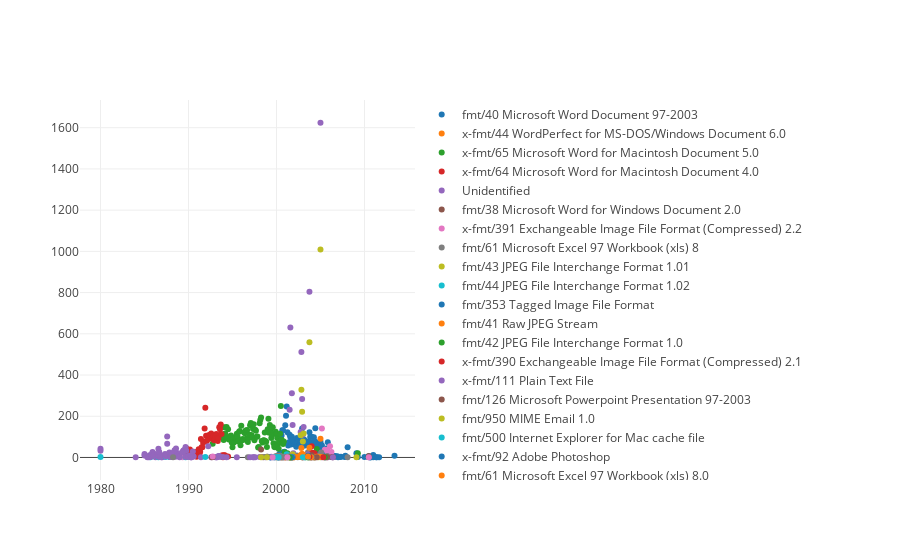

This figure's notebook cell:
### Code cell
data = []
f = 'FORMAT_STRING'
for puid in files[f].unique():
    filtered = unique_files[unique_files[f] == puid]
    filtered = filtered['LAST_MODIFIED'].dt.strftime('%Y-%m').value_counts().sort_index()
    filtered = filtered.reset_index()
    filtered = filtered[filtered['index'] < '2014-01']
    data.append(go.Scatter(x=filtered['index'], y=filtered['LAST_MODIFIED'], name=puid, mode='markers'))
layout = go.Layout(
    legend={'orientation': 'v'})
fig = go.Figure(data=data, layout=layout)
iplot(fig, filename='pandas-time-series')

### Figure 1 — Plotly figure (JSON) as saved in the notebook; plotly's stock layout.template omitted (floating-point values rounded to 4 significant figures)
{"data": [{"mode": "markers", "name": "fmt/40 Microsoft Word Document 97-2003", "type": "scatter", "uid": "602fd92c-16a5-4d8a-ab30-2f6f6d59781e", "x": ["1999-04", "1999-05", "1999-11", "2000-03", "2000-04", "2000-05", "2000-06", "2000-07", "2000-08", "2000-09", "2000-10", "2000-11", "2000-12", "2001-01", "2001-02", "2001-03", "2001-04", "2001-05", "2001-06", "2001-07", "2001-08", "2001-09", "2001-10", "2001-11", "2001-12", "2002-01", "2002-02", "2002-03", "2002-04", "2002-05", "2002-06", "2002-07", "2002-08", "2002-09", "2002-10", "2002-11", "2002-12", "2003-01", "2003-02", "2003-03", "2003-04", "2003-05", "2003-06", "2003-07", "2003-08", "2003-09", "2003-10", "2003-11", "2003-12", "2004-01", "2004-02", "2004-03", "2004-04", "2004-05", "2004-06", "2004-07", "2004-08", "2004-09", "2004-10", "2004-11", "2004-12", "2005-01", "2005-02", "2005-03", "2005-04", "2005-05", "2005-06", "2005-07", "2005-08", "2005-09", "2005-10", "2005-11", "2005-12", "2006-01", "2006-02", "2006-03", "2006-04", "2006-05", "2006-06", "2006-07", "2006-08", "2006-09", "2006-12", "2007-01", "2007-04", "2007-05", "2007-10", "2007-11", "2007-12", "2008-02", "2009-02", "2009-03", "2009-04", "2010-01", "2010-07", "2010-08", "2010-09", "2010-10", "2010-11", "2010-12", "2011-01"], "y": [1, 1, 1, 4, 12, 7, 23, 22, 107, 132, 132, 26, 28, 156, 202, 247, 122, 58, 74, 110, 98, 63, 101, 82, 70, 78, 63, 71, 52, 95, 70, 88, 61, 65, 79, 78, 140, 57, 60, 86, 58, 75, 70, 73, 77, 75, 122, 99, 72, 100, 65, 69, 98, 80, 142, 60, 72, 45, 33, 72, 45, 76, 42, 59, 30, 37, 38, 16, 16, 27, 45, 74, 12, 3, 4, 3, 4, 4, 3, 7, 2, 7, 6, 1, 2, 3, 2, 8, 3, 50, 20, 8, 2, 2, 6, 1, 1, 1, 3, 2, 12]}, {"mode": "markers", "name": "x-fmt/44 WordPerfect for MS-DOS/Windows Document 6.0", "type": "scatter", "uid": "f765255c-3e5e-41cc-b3a7-2b848d721037", "x": ["2000-12"], "y": [1]}, {"mode": "markers", "name": "x-fmt/65 Microsoft Word for Macintosh Document 5.0", "type": "scatter", "uid": "1b13382a-b1aa-4a58-a196-dc3a17cc045a", "x": ["1992-10", "1993-10", "1993-11", "1993-12", "1994-01", "1994-02", "1994-03", "1994-04", "1994-05", "1994-06", "1994-07", "1994-08", "1994-09", "1994-10", "1994-11", "1994-12", "1995-01", "1995-02", "1995-03", "1995-04", "1995-05", "1995-06", "1995-07", "1995-08", "1995-09", "1995-10", "1995-11", "1995-12", "1996-01", "1996-02", "1996-03", "1996-04", "1996-05", "1996-06", "1996-07", "1996-08", "1996-09", "1996-10", "1996-11", "1996-12", "1997-01", "1997-02", "1997-03", "1997-04", "1997-05", "1997-06", "1997-07", "1997-08", "1997-09", "1997-10", "1997-11", "1997-12", "1998-01", "1998-02", "1998-03", "1998-04", "1998-05", "1998-06", "1998-07", "1998-08", "1998-09", "1998-10", "1998-11", "1998-12", "1999-01", "1999-02", "1999-03", "1999-04", "1999-05", "1999-06", "1999-07", "1999-08", "1999-09", "1999-10", "1999-11", "1999-12", "2000-01", "2000-02", "2000-03", "2000-04", "2000-05", "2000-06", "2000-07", "2000-08", "2000-09", "2000-10", "2000-11", "2000-12", "2001-01", "2001-02", "2001-03", "2001-04", "2001-05", "2001-06", "2001-08", "2001-09", "2001-11", "2001-12", "2002-10", "2003-05", "2004-05", "2004-08", "2005-10", "2009-04"], "y": [67, 5, 97, 100, 85, 147, 116, 98, 148, 94, 137, 87, 91, 103, 106, 73, 50, 89, 72, 96, 97, 99, 115, 100, 77, 125, 128, 59, 154, 84, 89, 86, 121, 117, 131, 91, 133, 75, 95, 110, 156, 167, 109, 97, 138, 161, 84, 135, 130, 100, 102, 48, 51, 166, 182, 194, 80, 73, 82, 83, 121, 80, 76, 51, 137, 188, 120, 158, 123, 95, 109, 147, 69, 52, 50, 125, 112, 94, 67, 42, 77, 115, 250, 86, 70, 65, 77, 25, 4, 14, 8, 20, 11, 2, 3, 3, 2, 4, 2, 1, 1, 41, 37, 21]}, {"mode": "markers", "name": "x-fmt/64 Microsoft Word for Macintosh Document 4.0", "type": "scatter", "uid": "797e4061-0476-4349-bb99-4ad5eaf14aa9", "x": ["1989-10", "1989-11", "1989-12", "1990-01", "1990-02", "1990-03", "1990-04", "1990-05", "1990-06", "1990-07", "1990-08", "1990-09", "1990-10", "1990-11", "1990-12", "1991-01", "1991-02", "1991-03", "1991-04", "1991-05", "1991-06", "1991-07", "1991-08", "1991-09", "1991-10", "1991-11", "1991-12", "1992-01", "1992-02", "1992-03", "1992-04", "1992-05", "1992-06", "1992-07", "1992-08", "1992-09", "1992-10", "1992-11", "1992-12", "1993-01", "1993-02", "1993-03", "1993-04", "1993-05", "1993-06", "1993-07", "1993-08", "1993-09", "1993-10", "1993-11", "1993-12", "1994-01", "1994-02", "1994-03", "1994-07", "2000-04", "2005-10"], "y": [45, 23, 23, 22, 19, 38, 23, 18, 25, 19, 20, 27, 24, 17, 4, 16, 12, 40, 17, 28, 90, 49, 49, 71, 78, 140, 241, 105, 80, 104, 90, 109, 106, 97, 116, 91, 96, 102, 84, 89, 105, 114, 93, 80, 94, 147, 137, 160, 114, 11, 1, 9, 11, 9, 5, 1, 1]}, {"mode": "markers", "name": "Unidentified", "type": "scatter", "uid": "adc0292b-4d64-4b7c-bd6c-1691a30941fa", "x": ["1980-01", "1984-01", "1985-01", "1985-05", "1985-06", "1985-07", "1985-08", "1985-09", "1985-10", "1985-11", "1985-12", "1986-01", "1986-04", "1986-06", "1986-08", "1986-09", "1986-10", "1986-11", "1986-12", "1987-01", "1987-02", "1987-03", "1987-04", "1987-05", "1987-06", "1987-07", "1987-08", "1987-09", "1987-11", "1987-12", "1988-01", "1988-02", "1988-03", "1988-04", "1988-05", "1988-06", "1988-07", "1988-08", "1988-09", "1988-10", "1988-11", "1988-12", "1989-01", "1989-02", "1989-03", "1989-04", "1989-05", "1989-06", "1989-07", "1989-08", "1989-09", "1989-10", "1989-11", "1989-12", "1990-01", "1990-02", "1990-03", "1990-04", "1990-05", "1990-07", "1990-08", "1991-06", "1992-04", "1992-08", "1993-02", "1993-03", "1993-04", "1993-05", "1993-06", "1993-07", "1993-08", "1993-12", "1994-05", "1995-07", "1997-05", "1997-06", "1997-08", "1998-02", "1998-04", "1998-10", "1999-05", "1999-06", "1999-07", "1999-10", "1999-11", "2000-02", "2000-03", "2000-04", "2000-06", "2000-08", "2000-10", "2000-11", "2001-01", "2001-02", "2001-03", "2001-06", "2001-07", "2001-08", "2001-09", "2001-10", "2001-11", "2001-12", "2002-01", "2002-10", "2002-11", "2002-12", "2003-01", "2003-02", "2003-03", "2003-08", "2003-10", "2004-01", "2004-04", "2004-06", "2005-01", "2005-07", "2005-10", "2005-11", "2006-05"], "y": [42, 1, 17, 1, 2, 1, 11, 5, 12, 12, 27, 21, 1, 11, 42, 24, 6, 6, 1, 1, 4, 8, 10, 4, 5, 8, 102, 14, 15, 6, 9, 14, 7, 14, 24, 30, 4, 27, 6, 15, 11, 5, 13, 6, 9, 24, 27, 34, 30, 38, 51, 32, 3, 4, 7, 8, 3, 2, 1, 29, 5, 1, 54, 1, 1, 1, 1, 2, 7, 7, 4, 2, 1, 1, 1, 1, 1, 2, 2, 1, 1, 3, 1, 3, 1, 1, 1, 1, 2, 1, 1, 1, 2, 1, 3, 1, 232, 631, 12, 311, 157, 20, 2, 124, 512, 284, 110, 148, 7, 3, 804, 2, 1, 2, 1624, 1, 6, 1, 1]}, {"mode": "markers", "name": "fmt/38 Microsoft Word for Windows Document 2.0", "type": "scatter", "uid": "9454b2cf-c76b-418e-8cb9-770d7b54c380", "x": ["1998-04", "1998-07", "1998-12", "1999-01"], "y": [38, 1, 3, 2]}, {"mode": "markers", "name": "x-fmt/391 Exchangeable Image File Format (Compressed) 2.2", "type": "scatter", "uid": "8aee0377-88de-4b59-aa15-9d818519179b", "x": ["2003-11", "2004-05", "2005-03", "2005-07", "2005-10", "2005-11", "2006-02", "2006-03", "2006-04"], "y": [28, 11, 140, 37, 37, 18, 54, 7, 26]}, {"mode": "markers", "name": "fmt/61 Microsoft Excel 97 Workbook (xls) 8", "type": "scatter", "uid": "0f0a5b9b-0e62-47e5-b3ba-97767a237ff5", "x": ["1999-11", "1999-12", "2000-01", "2000-02", "2000-03", "2000-04", "2000-05", "2000-06", "2000-07", "2000-08", "2000-09", "2000-10", "2000-11", "2000-12", "2001-01", "2001-02", "2001-03", "2001-04", "2001-05", "2001-07", "2001-08", "2001-11", "2001-12", "2002-01", "2002-02", "2002-04", "2002-05", "2002-06", "2002-08", "2002-11", "2002-12", "2003-01", "2003-02", "2003-03", "2003-05", "2003-08", "2003-09", "2003-10", "2003-11", "2003-12", "2004-01", "2004-02", "2004-03", "2004-04", "2004-05", "2004-06", "2004-08", "2004-10", "2004-11", "2005-02", "2005-07", "2005-08", "2005-09", "2005-10", "2005-11"], "y": [3, 5, 2, 8, 4, 1, 6, 8, 2, 1, 1, 2, 4, 2, 1, 2, 4, 1, 2, 1, 2, 5, 3, 1, 4, 2, 9, 1, 6, 11, 1, 2, 10, 3, 7, 25, 5, 4, 11, 6, 2, 15, 4, 1, 11, 1, 3, 2, 5, 24, 1, 1, 1, 7, 4]}, {"mode": "markers", "name": "fmt/43 JPEG File Interchange Format 1.01", "type": "scatter", "uid": "ec7ef39d-4fb2-4dfe-96ca-ef996e017508", "x": ["2003-01", "2003-11", "2004-03", "2004-04", "2004-05", "2004-10", "2005-01"], "y": [5, 2, 5, 4, 1, 1, 1]}, {"mode": "markers", "name": "fmt/44 JPEG File Interchange Format 1.02", "type": "scatter", "uid": "b703ea8c-ad44-4c67-9c1d-cdc178eac9ef", "x": ["2003-01", "2003-02", "2003-08", "2003-09", "2003-11", "2004-01", "2004-04"], "y": [3, 5, 6, 3, 3, 1, 7]}, {"mode": "markers", "name": "fmt/353 Tagged Image File Format", "type": "scatter", "uid": "a6a7984b-d9b0-43c0-92d5-78ede87f0fc7", "x": ["2003-03"], "y": [1]}, {"mode": "markers", "name": "fmt/41 Raw JPEG Stream", "type": "scatter", "uid": "4a7ebbaf-450f-4fb7-8e97-5ba3cd9495de", "x": ["2002-12", "2003-11"], "y": [1, 1]}, {"mode": "markers", "name": "fmt/42 JPEG File Interchange Format 1.0", "type": "scatter", "uid": "1e49eea7-b831-43a7-a1e8-756fdd804ac1", "x": ["2003-10"], "y": [1]}, {"mode": "markers", "name": "x-fmt/390 Exchangeable Image File Format (Compressed) 2.1", "type": "scatter", "uid": "bedc38ca-89db-4fc7-851e-d515fc42a2c8", "x": ["2001-08", "2003-01", "2003-09", "2003-10", "2003-12", "2004-01", "2004-02", "2004-05", "2004-06"], "y": [2, 1, 1, 8, 1, 54, 23, 21, 1]}, {"mode": "markers", "name": "x-fmt/111 Plain Text File", "type": "scatter", "uid": "107774c2-dfb2-45db-993b-786185a66b74", "x": ["2005-03"], "y": [1]}, {"mode": "markers", "name": "fmt/126 Microsoft Powerpoint Presentation 97-2003", "type": "scatter", "uid": "e6f757e2-cbdb-47aa-8092-304cc71cc6f8", "x": ["2003-10", "2003-11", "2004-04", "2004-06", "2005-10", "2006-05", "2006-06"], "y": [6, 2, 3, 2, 2, 2, 1]}, {"mode": "markers", "name": "fmt/341 Macintosh PICT Image 2.0", "type": "scatter", "uid": "59090c21-8e30-4a8a-b657-3cbe90ea2da1", "x": [], "y": []}, {"mode": "markers", "name": "fmt/42 JPEG File Interchange Format 1.00", "type": "scatter", "uid": "28618927-72a2-4242-8df3-83a5026f4ac5", "x": [], "y": []}, {"mode": "markers", "name": "fmt/950 MIME Email 1.0", "type": "scatter", "uid": "fdce023d-cb78-4755-af8c-ffb83235f22a", "x": ["2000-01", "2001-02", "2001-03", "2001-04", "2001-06", "2001-08", "2001-09", "2001-11", "2001-12", "2002-10", "2002-11", "2002-12", "2003-01", "2003-02", "2003-05", "2003-08", "2003-10", "2003-11", "2005-01"], "y": [1, 1, 2, 5, 1, 1, 2, 16, 7, 108, 329, 222, 78, 116, 5, 1, 559, 5, 1009]}, {"mode": "markers", "name": "fmt/500 Internet Explorer for Mac cache file", "type": "scatter", "uid": "5e0f0adc-013c-4d2c-a4a8-9d61cf994bf9", "x": ["2001-03", "2003-04", "2003-08"], "y": [15, 1, 1]}, {"mode": "markers", "name": "x-fmt/92 Adobe Photoshop", "type": "scatter", "uid": "9fda5b1f-02de-40ce-9cf5-4a6944c10e51", "x": ["2003-01", "2003-10", "2004-01"], "y": [9, 10, 3]}, {"mode": "markers", "name": "fmt/61 Microsoft Excel 97 Workbook (xls) 8.0", "type": "scatter", "uid": "ef7ac7f2-52d2-4489-845d-dbc34bcce4fc", "x": ["1999-11", "2000-03", "2000-05", "2000-07", "2000-08", "2000-10", "2000-11", "2001-01", "2001-02", "2001-05", "2001-08", "2001-11", "2001-12", "2002-01", "2002-02", "2002-05", "2002-08", "2002-11", "2003-02", "2003-05", "2003-08", "2003-11", "2003-12", "2004-02", "2004-03", "2004-05", "2004-08", "2004-11", "2005-02"], "y": [3, 3, 3, 2, 1, 1, 2, 1, 2, 4, 2, 3, 1, 1, 2, 2, 3, 3, 2, 4, 3, 2, 2, 2, 1, 3, 3, 3, 2]}, {"mode": "markers", "name": "fmt/17 Acrobat PDF 1.3 - Portable Document Format 1.3", "type": "scatter", "uid": "05a7103d-1d33-4957-a406-8fea54db7d86", "x": ["2003-08", "2003-11", "2010-07"], "y": [1, 4, 2]}, {"mode": "markers", "name": "fmt/50 Rich Text Format 1.5-1.6", "type": "scatter", "uid": "2b1ed206-a243-4a4a-a1f0-34d123403d56", "x": ["2000-06", "2001-05", "2001-08", "2001-09", "2001-10", "2004-01"], "y": [1, 2, 1, 1, 1, 1]}, {"mode": "markers", "name": "x-fmt/1 Microsoft Word for Macintosh Document 3.0", "type": "scatter", "uid": "35ee931a-24e2-4f9c-9854-e055d8d8fc34", "x": ["1999-10", "2000-04"], "y": [1, 1]}, {"mode": "markers", "name": "fmt/879 Fortran", "type": "scatter", "uid": "24799afb-8212-486e-8790-fa345c9e64f4", "x": ["2001-07", "2001-08", "2001-10", "2001-11"], "y": [3, 4, 1, 1]}, {"mode": "markers", "name": "fmt/210 Statistica Report File", "type": "scatter", "uid": "949b5303-c7d7-48da-b790-a0e953d20aaf", "x": ["2001-08"], "y": [2]}, {"mode": "markers", "name": "x-fmt/229 Intergraph Raster Image", "type": "scatter", "uid": "3e58dae0-a12e-4270-9716-4e992b332cb9", "x": ["2001-07", "2001-08", "2001-10", "2001-11"], "y": [3, 4, 2, 3]}, {"mode": "markers", "name": "x-fmt/381 Dia Graphics Format", "type": "scatter", "uid": "08f26a31-cc41-4ed0-b2c8-512245ea6a35", "x": ["2001-08", "2001-10"], "y": [1, 1]}, {"mode": "markers", "name": "x-fmt/151 Micrografx Designer", "type": "scatter", "uid": "6be5ba52-a17b-4632-b534-16311e7871f8", "x": ["2001-08"], "y": [1]}, {"mode": "markers", "name": "x-fmt/257 Microsoft Publisher 2002", "type": "scatter", "uid": "59240dce-255e-4cd9-9421-be026cda13b4", "x": ["2001-08"], "y": [1]}, {"mode": "markers", "name": "x-fmt/256 Microsoft Publisher 2000", "type": "scatter", "uid": "6f6b45b3-13b0-49da-acf6-16a14a67fbfc", "x": [], "y": []}, {"mode": "markers", "name": "x-fmt/255 Microsoft Publisher 98", "type": "scatter", "uid": "cbb43c99-83a8-4f97-9bc0-5b94cc4053f8", "x": [], "y": []}, {"mode": "markers", "name": "x-fmt/254 Microsoft Publisher 97", "type": "scatter", "uid": "8da4aa5a-8224-40b9-981d-60d5d91be694", "x": [], "y": []}, {"mode": "markers", "name": "x-fmt/253 Microsoft Publisher 95", "type": "scatter", "uid": "721097bf-9240-43de-8e47-f1d16ee215b2", "x": [], "y": []}, {"mode": "markers", "name": "x-fmt/252 Microsoft Publisher 2.0", "type": "scatter", "uid": "2f31e080-c565-4046-afff-112e6dade449", "x": [], "y": []}, {"mode": "markers", "name": "x-fmt/89 Freelance File 1.0-2.1", "type": "scatter", "uid": "20474106-4605-4e35-b803-7fe9cecefa62", "x": ["1989-05", "2001-08"], "y": [1, 3]}, {"mode": "markers", "name": "x-fmt/425 Generic Library File", "type": "scatter", "uid": "ee3d5f88-e662-4a8e-bd80-5a3c357164b1", "x": ["2001-08"], "y": [1]}, {"mode": "markers", "name": "x-fmt/354 SAP Document", "type": "scatter", "uid": "5f2a6d87-4d5b-4e95-9bc0-83b44422411f", "x": ["2001-07", "2001-08", "2001-10"], "y": [1, 2, 1]}, {"mode": "markers", "name": "x-fmt/43 Wordperfect Secondary File 5.1/5.2", "type": "scatter", "uid": "cdc84572-2670-4f3a-8c48-e3e82a193987", "x": ["1980-01", "1985-08", "1985-09", "1985-10", "1986-08", "1987-06", "1987-11", "1987-12", "1988-01", "1989-09", "1991-12", "1999-05", "1999-09", "1999-10", "2000-02", "2000-03", "2000-05", "2000-06", "2000-08", "2000-10", "2000-11"], "y": [2, 3, 1, 5, 1, 4, 2, 2, 2, 1, 2, 1, 1, 2, 1, 1, 1, 1, 3, 1, 2]}, {"mode": "markers", "name": "x-fmt/42 Wordperfect Secondary File 5.0", "type": "scatter", "uid": "afef1284-9fa2-4039-9459-4398fc4bd47c", "x": [], "y": []}, {"mode": "markers", "name": "x-fmt/329 Interleaf Document", "type": "scatter", "uid": "c7dac5c0-bf7d-4d21-9bbd-c032e9fccf6c", "x": [], "y": []}, {"mode": "markers", "name": "x-fmt/273 Microsoft Word for MS-DOS Document 3.0", "type": "scatter", "uid": "03e436b0-7e33-4d9c-a498-bc5553a4f548", "x": [], "y": []}, {"mode": "markers", "name": "x-fmt/131 Stationery for Mac OS X", "type": "scatter", "uid": "b107db35-509e-47fb-882c-34ff20e1b75c", "x": [], "y": []}, {"mode": "markers", "name": "fmt/892 Compound WordPerfect for Windows Document 6 onwards", "type": "scatter", "uid": "be6b69f4-584c-4782-af5c-b510b5e43132", "x": ["1980-01", "1985-01", "1985-06", "1985-08", "1985-09", "1985-10", "1985-11", "1985-12", "1986-01", "1986-06", "1986-08", "1986-09", "1986-10", "1987-05", "1987-06", "1987-07", "1987-08", "1987-11", "1987-12", "1988-01", "1988-02", "1988-03", "1988-06", "1988-08", "1989-01", "1989-05", "1990-04", "1999-05", "2003-08"], "y": [32, 10, 2, 2, 2, 6, 9, 23, 10, 11, 4, 27, 3, 17, 6, 13, 66, 24, 2, 4, 13, 2, 35, 43, 1, 24, 1, 1, 14]}, {"mode": "markers", "name": "fmt/754 Microsoft Word Document (Password Protected) 97-2003", "type": "scatter", "uid": "610eee37-50bc-421a-aa0b-ec3f64050d2b", "x": [], "y": []}, {"mode": "markers", "name": "fmt/609 Microsoft Word (Generic) 6.0-2003", "type": "scatter", "uid": "3648ac83-6934-414d-9c20-5751568e3eab", "x": ["2001-01"], "y": [1]}, {"mode": "markers", "name": "fmt/39 Microsoft Word Document 6.0/95", "type": "scatter", "uid": "62d971f0-ecfa-4cfd-8051-ec43386ad809", "x": ["1996-10", "1998-10", "1998-12", "1999-01", "2000-07", "2000-10", "2001-03", "2001-04", "2001-06", "2001-10", "2008-02"], "y": [1, 2, 2, 3, 1, 2, 3, 1, 2, 1, 1]}, {"mode": "markers", "name": "fmt/45 Rich Text Format 1.0-1.4", "type": "scatter", "uid": "27b7dc2b-2910-47d1-bef8-616c7bb627c1", "x": ["1998-12", "2001-08"], "y": [1, 1]}, {"mode": "markers", "name": "fmt/212 Information or Setup File", "type": "scatter", "uid": "55785151-89a7-4c17-82d4-47e45188e73e", "x": ["2001-10"], "y": [1]}, {"mode": "markers", "name": "x-fmt/156 Ventura Publisher", "type": "scatter", "uid": "fe95d8cd-a19a-4c0c-b52a-03d5637e0c6b", "x": ["2001-10"], "y": [1]}, {"mode": "markers", "name": "fmt/96 Hypertext Markup Language", "type": "scatter", "uid": "9b7a5414-6fb6-4c63-a489-15f3a34d3822", "x": ["2002-10", "2002-11", "2002-12", "2003-01", "2003-02", "2003-10", "2005-01"], "y": [11, 46, 18, 8, 12, 47, 91]}, {"mode": "markers", "name": "fmt/444 OpenDocument Database Format 1.1", "type": "scatter", "uid": "e7071580-1374-42cc-8bc8-8413233b358a", "x": ["2001-07"], "y": [1]}, {"mode": "markers", "name": "fmt/424 OpenDocument Database Format 1.2", "type": "scatter", "uid": "de4ec7ae-8292-4e77-b3b2-32fb9271149e", "x": [], "y": []}, {"mode": "markers", "name": "x-fmt/410 Windows New Executable", "type": "scatter", "uid": "2b5535b0-3da7-4975-8028-f779173a309a", "x": ["1997-01"], "y": [1]}, {"mode": "markers", "name": "fmt/18 Acrobat PDF 1.4 - Portable Document Format 1.4", "type": "scatter", "uid": "8716a164-31e4-4db2-9bc7-9f5df36f2712", "x": ["2004-01", "2004-08", "2010-07"], "y": [11, 1, 7]}, {"mode": "markers", "name": "fmt/1070 Preferred Executable Format", "type": "scatter", "uid": "dad9cf32-7c69-451f-a641-9439c2d4997b", "x": ["1999-08", "2001-04"], "y": [1, 1]}, {"mode": "markers", "name": "fmt/90 PCX 5", "type": "scatter", "uid": "47153aaa-dc63-44c0-a1cd-5174d5312f5b", "x": ["2004-01"], "y": [1]}, {"mode": "markers", "name": "fmt/503 AppleDouble Resource Fork 2", "type": "scatter", "uid": "746323ae-8f41-45cf-924b-ecf462bb250e", "x": ["2009-02"], "y": [1]}, {"mode": "markers", "name": "fmt/4 Graphics Interchange Format 89a", "type": "scatter", "uid": "dc63625a-34d4-4898-ad3a-68673e6d9e77", "x": ["2003-01", "2003-11"], "y": [1, 1]}, {"mode": "markers", "name": "fmt/412 Microsoft Word for Windows 2007 onwards", "type": "scatter", "uid": "99386ea9-22da-4d22-a9f8-57024b7add34", "x": ["2010-07", "2010-08", "2010-09", "2010-12", "2011-01", "2011-05", "2011-06", "2011-09", "2013-06"], "y": [2, 3, 1, 2, 1, 1, 1, 1, 8]}, {"mode": "markers", "name": "x-fmt/18 Comma Separated Values", "type": "scatter", "uid": "3ef4365c-9e2c-4561-b953-00e1ae883fa7", "x": ["2003-12"], "y": [1]}, {"mode": "markers", "name": "fmt/111 OLE2 Compound Document Format", "type": "scatter", "uid": "5cd52633-55b5-49b5-ae97-ecb38040284c", "x": ["2003-08", "2005-07"], "y": [4, 1]}, {"mode": "markers", "name": "fmt/124 Encapsulated PostScript File Format 3", "type": "scatter", "uid": "4ac8822d-8229-4e64-9a26-eb50a6e80d8b", "x": ["2003-10"], "y": [4]}, {"mode": "markers", "name": "x-fmt/275 Microsoft Word for MS-DOS Document 5.0", "type": "scatter", "uid": "eb9d3ea9-1983-4f05-baf7-1ad90c87763b", "x": ["1989-09", "1989-10", "1990-01", "1990-04", "1990-05"], "y": [4, 4, 5, 9, 1]}, {"mode": "markers", "name": "x-fmt/205 WordStar for MS-DOS Document 5.0", "type": "scatter", "uid": "c233ec08-89a4-4593-af49-3379e38c0675", "x": ["1992-09", "1992-10"], "y": [1, 2]}, {"mode": "markers", "name": "x-fmt/236 WordStar for MS-DOS Document 5.5", "type": "scatter", "uid": "a8203647-bf89-4231-aaf5-63133ac52567", "x": ["1992-10"], "y": [5]}, {"mode": "markers", "name": "x-fmt/20 Adobe Illustrator 1.0 / 1.1", "type": "scatter", "uid": "3929ac62-0ba3-480b-a333-24d93d904b59", "x": ["1988-04"], "y": [1]}, {"mode": "markers", "name": "fmt/37 Microsoft Word for Windows Document 1.0", "type": "scatter", "uid": "6cadad27-c623-409c-8916-a7fb9c596972", "x": ["1998-04"], "y": [1]}, {"mode": "markers", "name": "x-fmt/45 Microsoft Word Document Template 97-2003", "type": "scatter", "uid": "d9765b83-8745-4399-b4d4-6176e4b8a7d2", "x": ["2000-04", "2003-08"], "y": [1, 4]}, {"mode": "markers", "name": "fmt/116 Windows Bitmap 3.0", "type": "scatter", "uid": "dd024d26-0cc5-4340-a524-7f86b3e992e3", "x": ["2003-08"], "y": [8]}, {"mode": "markers", "name": "fmt/755 Microsoft Word Document Template (Password Protected) 97-2003", "type": "scatter", "uid": "d0a10540-f85c-4755-977f-198c78613fde", "x": ["2003-08"], "y": [5]}, {"mode": "markers", "name": "fmt/214 Microsoft Excel for Windows 2007 onwards", "type": "scatter", "uid": "98e5cf69-fa74-4bf9-98fb-4651ca1040cd", "x": ["2010-07"], "y": [2]}, {"mode": "markers", "name": "fmt/899 Windows Portable Executable 32 bit", "type": "scatter", "uid": "15caf484-adb1-4fbe-82fe-d47ddec9cfc3", "x": ["2005-05"], "y": [1]}, {"mode": "markers", "name": "fmt/19 Acrobat PDF 1.5 - Portable Document Format 1.5", "type": "scatter", "uid": "91a43b25-7451-4717-9ac9-f8a7c935bb7f", "x": ["2006-06", "2010-07"], "y": [1, 1]}, {"mode": "markers", "name": "fmt/20 Acrobat PDF 1.6 - Portable Document Format 1.6", "type": "scatter", "uid": "7e5c6cd5-5df9-4035-b63b-3aaacf645254", "x": ["2010-07"], "y": [2]}, {"mode": "markers", "name": "fmt/16 Acrobat PDF 1.2 - Portable Document Format 1.2", "type": "scatter", "uid": "a3316398-8a3b-4ec8-8dc2-159685ea46b9", "x": ["2010-07"], "y": [1]}, {"mode": "markers", "name": "x-fmt/273 Microsoft Word for MS-DOS Document 3", "type": "scatter", "uid": "55301e4e-9223-4755-85ea-7c0cc1af4cd0", "x": [], "y": []}, {"mode": "markers", "name": "x-fmt/42 Wordperfect Secondary File 5", "type": "scatter", "uid": "0d7070be-ae44-4444-a169-49d860487eb5", "x": [], "y": []}], "layout": {"legend": {"orientation": "v"}}}
